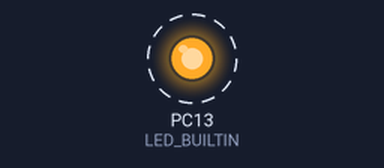
Bench run of a sketch on a simulated STM32 Blue Pill. Parts: output pins drawn as LEDs (lit = HIGH). Dashed ring = blinking. What the sketch prints to the serial monitor is not drawn.

Above: at 0.1 s.
Timing chart, 0 to 3.0 s (numbered marks = the images above):
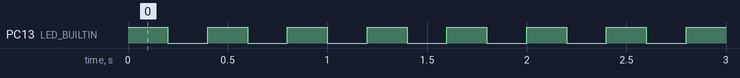

Measured:
- by itself, PC13 (LED_BUILTIN): alternates HIGH for 0.20 s and LOW for 0.20 s

The sketch:

FreeRTOS_blink.ino
```cpp
/*
 * Based on Blink_AnalogRead example from: https://github.com/feilipu/Arduino_FreeRTOS_Library
 * Modified by: Frederic Pillon <frederic.pillon (at) st.com>
 */

/*
  Thanks to:
  https://github.com/stm32duino/STM32FreeRTOS/blob/main/examples/Blink_AnalogRead/Blink_AnalogRead.ino
 */

#include <STM32FreeRTOS.h>

void TaskBlink( void *pvParameters );
void TaskAnalogRead( void *pvParameters );

void setup() {

  Serial.begin(9600);

  while (!Serial) {
  }

  xTaskCreate(
    TaskBlink
    ,  (const portCHAR *)"Blink"   // A name just for humans
    ,  128  // This stack size can be checked & adjusted by reading the Stack Highwater
    ,  NULL
    ,  2  // Priority, with 3 (configMAX_PRIORITIES - 1) being the highest, and 0 being the lowest.
    ,  NULL );

  xTaskCreate(
    TaskHello
    ,  (const portCHAR *) "Hello"
    ,  128  // Stack size
    ,  NULL
    ,  1  // Priority
    ,  NULL );

  // start scheduler
  vTaskStartScheduler();
  Serial.println("Insufficient RAM");
  while(1);
}

void loop()
{
  // Empty. Things are done in Tasks.
}

/*--------------------------------------------------*/
/*---------------------- Tasks ---------------------*/
/*--------------------------------------------------*/

void TaskBlink(void *pvParameters)  // This is a task.
{
  (void) pvParameters;

  pinMode(LED_BUILTIN, OUTPUT);

  for (;;) // A Task shall never return or exit.
  {
    digitalWrite(LED_BUILTIN, HIGH);   // turn the LED on (HIGH is the voltage level)
    vTaskDelay( 200 / portTICK_PERIOD_MS ); // wait for 200m second
    digitalWrite(LED_BUILTIN, LOW);    // turn the LED off by making the voltage LOW
    vTaskDelay( 200 / portTICK_PERIOD_MS ); // wait for 200m second
  }
}

void TaskHello(void *pvParameters)  // This is a task.
{
  (void) pvParameters;

  for (;;)
  {
    Serial.println("Hello!");
    vTaskDelay( 1000 / portTICK_PERIOD_MS ); // wait for one second
  }
}
```
